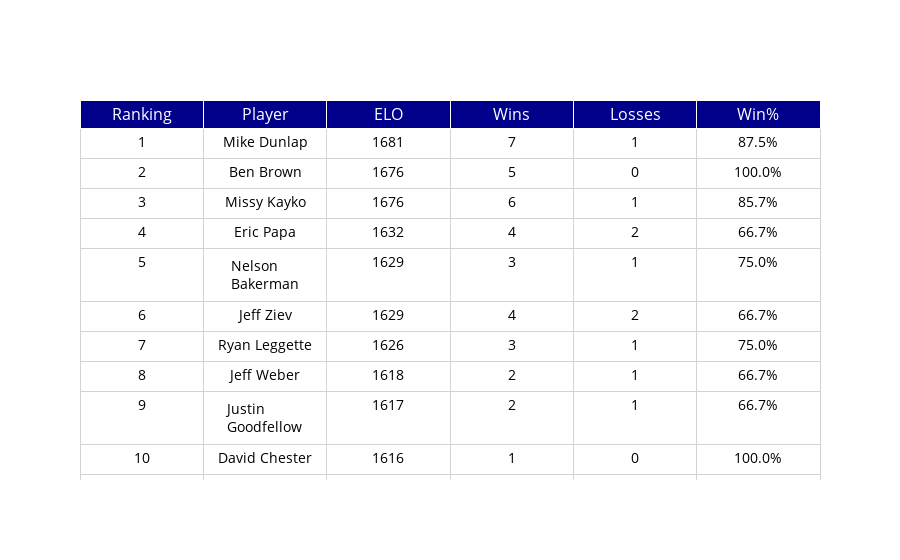

The notebook cell this image was saved under:
### Code cell
rowEvenColor = 'lightgrey'
rowOddColor = 'white'

fig = go.Figure(data=[go.Table(
    header=dict(values=list(column_names),
                fill_color='darkblue',
                font_color='white',
                font_size=16,
                align='center'),
    cells=dict(values=[
                final_table_print.Ranking,
                final_table_print.Player,
                final_table_print.ELO,
                final_table_print.Wins,
                final_table_print.Losses, 
                final_table_print['Win%']
                ],
               fill_color='white',
               font_color='black',
               font_size=14,
               align='center',
               height=30,
               line_color='lightgray',
               format=["1234","","#","#","#",".1%"]
               ),
    columnwidth=20)])

fig.show()
fig.write_html("final_table.html", include_plotlyjs="cdn")

final_table_print.to_csv('Rankings_Table.csv',index=False)
final_table_print.to_excel('Rankings_Table.xlsx',index=False)

### Figure 1 — Plotly figure (JSON) as saved in the notebook; plotly's stock layout.template omitted (floating-point values rounded to 4 significant figures; data arrays with more than 128 entries replaced by an {"elided": "..."} marker saying what was removed)
{"data": [{"cells": {"align": "center", "fill": {"color": "white"}, "font": {"color": "black", "size": 14}, "format": ["1234", "", "#", "#", "#", ".1%"], "height": 30, "line": {"color": "lightgray"}, "values": {"elided": "6x50 mixed values"}}, "columnwidth": 20, "header": {"align": "center", "fill": {"color": "darkblue"}, "font": {"color": "white", "size": 16}, "values": ["Ranking", "Player", "ELO", "Wins", "Losses", "Win%"]}, "type": "table"}], "layout": {}}
